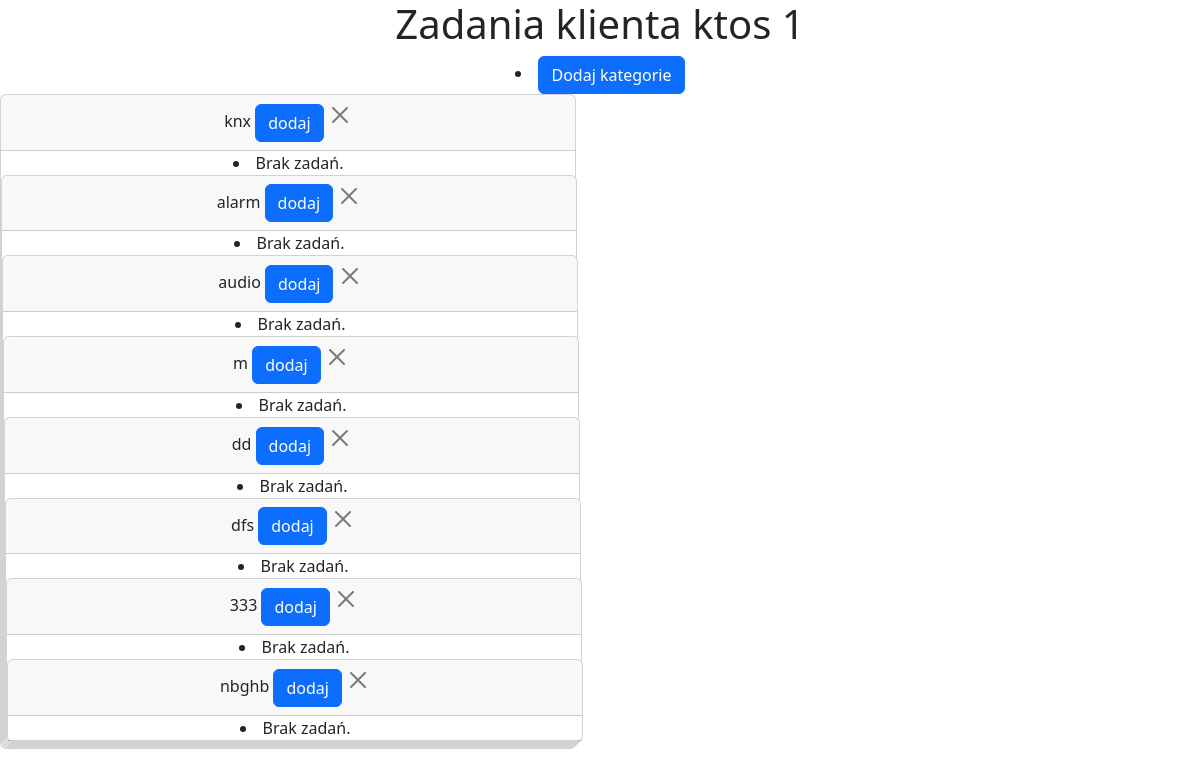
/1/, run on the app's committed database.
### tasks/models.py (models this page shows, shortened)
class Kategoria(models.Model):
    klient = models.ForeignKey(Klient, on_delete=models.CASCADE)
    nazwa = models.CharField(max_length=100)

### tasks/views.py (the view)
# urls.py: path('<int:klient_id>/', views.lista_zadan, name='lista_zadan'),
def lista_zadan(request, klient_id):
    klient = Klient.objects.get(id=klient_id)
    kategorie = klient.kategoria_set.all()
    return render(request, 'lista_zadan.html', {'klient': klient, 'kategorie': kategorie})

### tasks/templates/lista_zadan.html (shortened to what this page needs)
<!doctype html>
<html lang="en">
<head>
    <link href="https://cdn.jsdelivr.net/npm/bootstrap@5.3.0-alpha3/dist/css/bootstrap.min.css" rel="stylesheet">
</head>
<body>
<div class="grid text-center">
  <h1>Zadania klienta {{ klient.nazwa }} {{ klient.id }}</h1>
  <li><button type="button" class="btn btn-primary" data-bs-toggle="modal" data-bs-target="#nowa_kategoria" data-bs-whatever="@mdo">Dodaj kategorie</button></li>
<div class="row row-cols-1 row-cols-md-3 g-4">
      {% for kategoria in kategorie %}
        <div class="col">
            <div class="card" style="width: 36rem;">
                <div class="card-header">
                    {{kategoria.nazwa}}
                    <a class="btn btn-primary" href="{{kategoria.id}}/nowe_zadanie" role="button">dodaj</i></a>
                    <a type="button" class="btn-close" aria-label="Close" href="{{kategoria.id}}/usun_kategorie" ></a>
                </div>
                <div class="list-group list-group-flush">
                    {% for zadanie in kategoria.zadanie_set.all %}
                    <li class="list-group-item">{{zadanie.nazwa}} - {{zadanie.id}}</li>
                     <li><a href="{% url 'usun_zadanie' klient_id=klient.id kategoria_id=kategoria.id zadanie_id=zadanie.id %}"</li>
                    <button type="submit">usun</button>
                </div>
            </div>
        </div>
</div>
        {% empty %}
          <li>Brak zadań.</li>
      {% endfor %}
    {% empty %}
      <li>Brak kategorii.</li>
    {% endfor %}
</div>
</body>
</html>

### data on the page
Kategoria: nazwa "knx"
Kategoria: nazwa "alarm"
Kategoria: nazwa "audio"
Kategoria: nazwa "m"
Kategoria: nazwa "dd"
Kategoria: nazwa "dfs"
Kategoria: nazwa "333"
Kategoria: nazwa "nbghb"
